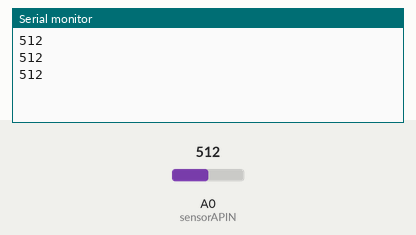
This sketch was run on a simulated Arduino Uno, built with avr-gcc and run on an emulated ATmega328P. Parts: the last lines printed to the serial monitor. The inputs (shaded band) are chosen by the test bench; at power-on: A0 (sensorAPIN) = 512.

Above: at 1.3 s.
1.4 s: A0 (sensorAPIN) set to 716
At 1.9 s:
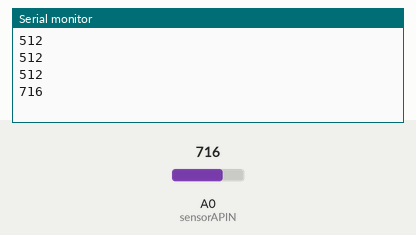
2.9 s: A0 (sensorAPIN) set to 900
At 3.4 s:
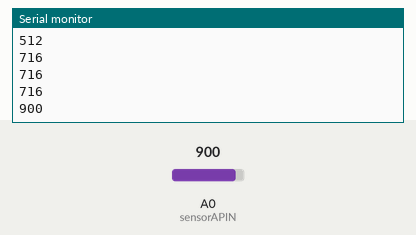
Timing chart, 0 to 5.9 s (numbered marks = the images above; inputs shaded):
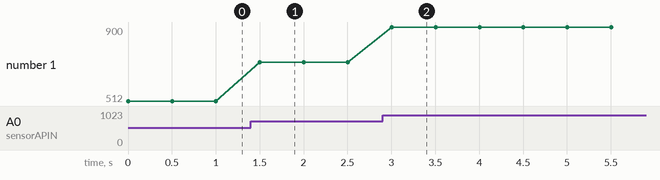

The sketch:

Watering.ino
```cpp
// Ben Rose
// 2018
// This is a basic program to return the analogue signal from a single moisture sensor,
// I used this to correctly calibrate each sensor to be as equal as possible

int sensorAPIN = 0; //Pin sensor is attached to
String outVal = "";

// Recorded max moisture val:700 dry
// Recorded min moisture val:321 wet

void setup()
{
  Serial.begin(9600);
}

void loop()
{
  int value = analogRead(sensorAPIN); // get value, lower is wetter, 1023 max
  outVal = String("\n") + value;
  Serial.print(outVal);
  delay(500);
}
```

Measured:
- after the input at 1.4 s, the serial monitor: prints a new line after 0.10 s (image 1)
- after the input at 2.9 s, the serial monitor: prints a new line after 0.10 s (image 2)
- plotted number 1: 512 → 716 after the input at 1.4 s, 716 → 900 after the input at 2.9 s
